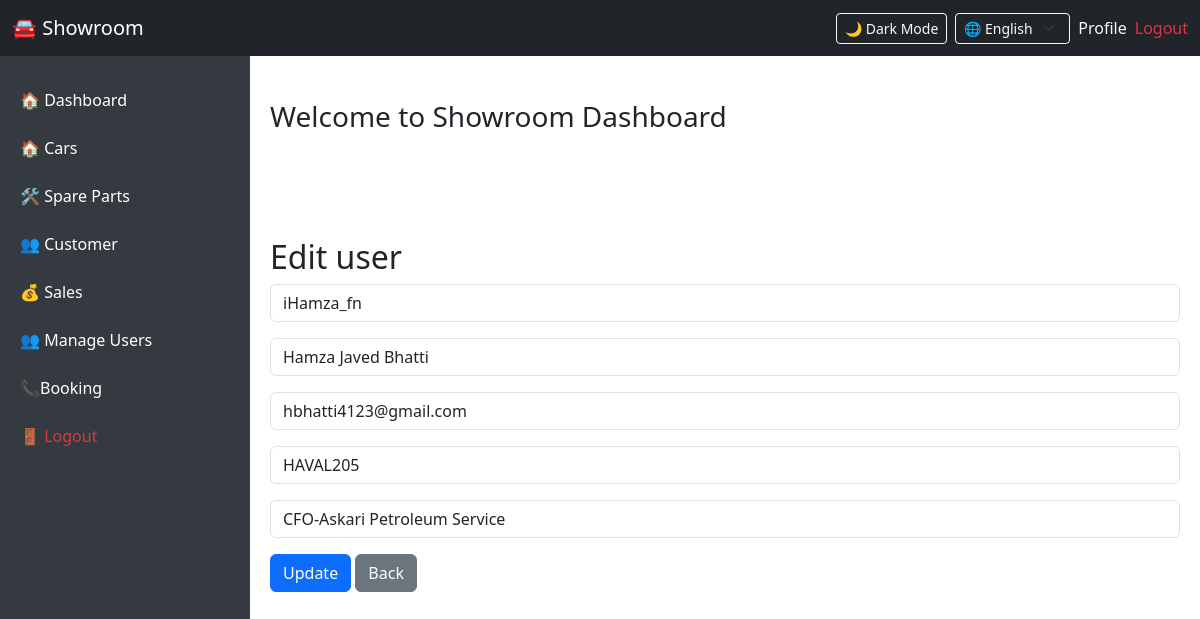
Screenshot of /edit_user.php?id=1 with the database file from the repository.
### tables this page shows
CREATE TABLE `users` (
  `id` int(11) NOT NULL,
  `username` varchar(255) NOT NULL,
  `name` varchar(255) NOT NULL,
  `email` varchar(255) NOT NULL,
  `password` varchar(255) NOT NULL,
  `role` varchar(255) NOT NULL
);

### edit_user.php (the view, shortened to what this page needs)
<?php include 'dashboard.php'; ?>
<?php
$id = $_GET['id'];
$row = $conn->query("SELECT * FROM users WHERE id=$id")->fetch_assoc();
?>
<div class="main-content">
    <h2>Edit user</h2>
    <form method="POST">
        <div class="mb-3"><input type="text" name="username" value="<?= $row['username'] ?>" class="form-control" required></div>
        <div class="mb-3"><input type="text" name="name" value="<?= $row['name'] ?>" class="form-control" required></div>
        <div class="mb-3"><input type="text" name="email" value="<?= $row['email'] ?>" class="form-control" required></div>
        <div class="mb-3"><input type="text" name="password" value="<?= $row['password'] ?>" class="form-control" required></div>
        <div class="mb-3"><input type="text" name="role" value="<?= $row['role'] ?>" class="form-control" required></div>
        <button type="submit" class="btn btn-primary">Update</button>
        <a href="users.php" class="btn btn-secondary">Back</a>
    </form>
</div>

### dashboard.php (style rules this page uses)
body { margin: 0; padding: 0; }
.main-content { margin-left: 250px; margin-top: 56px; padding: 20px; }

### rows the page displays
users: username "iHamza_fn", name "Hamza Javed Bhatti", email "hbhatti4123@gmail.com", password "HAVAL205", role "CFO-Askari Petroleum Service"
